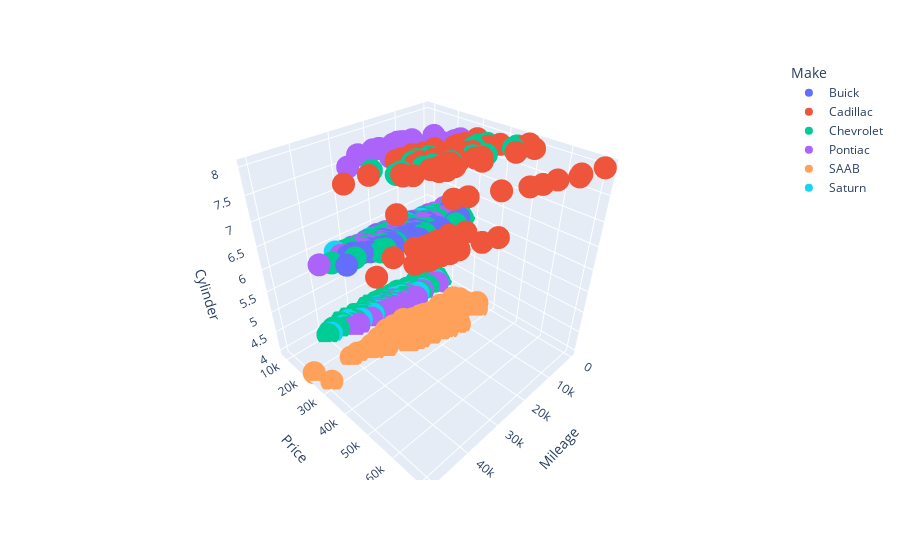

Write notebook code for a chart like this one.
### Code cell
px.scatter_3d(df,x='Mileage',y='Price', z='Cylinder', color='Make')
